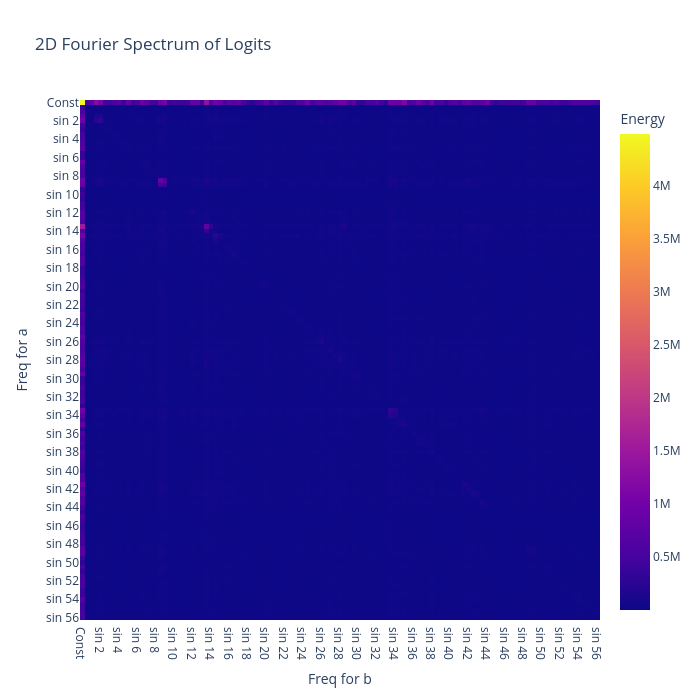

Notebook code cell kept with this figure:
### Code cell
# Compute 2D Fourier transform of the logits
logits_fourier = fft2d(logits_2d)  # Shape: [p, p, p]
print(f"Logits Fourier shape: {logits_fourier.shape}")

# Compute the total energy at each 2D frequency (summed over output logits)
fourier_energy = einops.reduce(logits_fourier.pow(2), "fa fb out -> fa fb", "sum")
print(f"Fourier energy shape: {fourier_energy.shape}")

# Plot 2D Fourier spectrum
fig = px.imshow(
    fourier_energy.cpu().numpy(),
    x=fourier_basis_names,
    y=fourier_basis_names,
    title="2D Fourier Spectrum of Logits",
    labels={"x": "Freq for b", "y": "Freq for a", "color": "Energy"},
    aspect="equal",
)
fig.update_layout(height=700, width=700)
fig.show()

### Figure 1 — Plotly figure (JSON) as saved in the notebook; plotly's stock layout.template omitted (floating-point values rounded to 4 significant figures; data arrays with more than 128 entries replaced by an {"elided": "..."} marker saying what was removed)
{"data": [{"coloraxis": "coloraxis", "hovertemplate": "Freq for b: %{x}<br>Freq for a: %{y}<br>Energy: %{z}<extra></extra>", "name": "0", "type": "heatmap", "x": ["Const", "cos 1", "sin 1", "cos 2", "sin 2", "cos 3", "sin 3", "cos 4", "sin 4", "cos 5", "sin 5", "cos 6", "sin 6", "cos 7", "sin 7", "cos 8", "sin 8", "cos 9", "sin 9", "cos 10", "sin 10", "cos 11", "sin 11", "cos 12", "sin 12", "cos 13", "sin 13", "cos 14", "sin 14", "cos 15", "sin 15", "cos 16", "sin 16", "cos 17", "sin 17", "cos 18", "sin 18", "cos 19", "sin 19", "cos 20", "sin 20", "cos 21", "sin 21", "cos 22", "sin 22", "cos 23", "sin 23", "cos 24", "sin 24", "cos 25", "sin 25", "cos 26", "sin 26", "cos 27", "sin 27", "cos 28", "sin 28", "cos 29", "sin 29", "cos 30", "sin 30", "cos 31", "sin 31", "cos 32", "sin 32", "cos 33", "sin 33", "cos 34", "sin 34", "cos 35", "sin 35", "cos 36", "sin 36", "cos 37", "sin 37", "cos 38", "sin 38", "cos 39", "sin 39", "cos 40", "sin 40", "cos 41", "sin 41", "cos 42", "sin 42", "cos 43", "sin 43", "cos 44", "sin 44", "cos 45", "sin 45", "cos 46", "sin 46", "cos 47", "sin 47", "cos 48", "sin 48", "cos 49", "sin 49", "cos 50", "sin 50", "cos 51", "sin 51", "cos 52", "sin 52", "cos 53", "sin 53", "cos 54", "sin 54", "cos 55", "sin 55", "cos 56", "sin 56"], "xaxis": "x", "y": ["Const", "cos 1", "sin 1", "cos 2", "sin 2", "cos 3", "sin 3", "cos 4", "sin 4", "cos 5", "sin 5", "cos 6", "sin 6", "cos 7", "sin 7", "cos 8", "sin 8", "cos 9", "sin 9", "cos 10", "sin 10", "cos 11", "sin 11", "cos 12", "sin 12", "cos 13", "sin 13", "cos 14", "sin 14", "cos 15", "sin 15", "cos 16", "sin 16", "cos 17", "sin 17", "cos 18", "sin 18", "cos 19", "sin 19", "cos 20", "sin 20", "cos 21", "sin 21", "cos 22", "sin 22", "cos 23", "sin 23", "cos 24", "sin 24", "cos 25", "sin 25", "cos 26", "sin 26", "cos 27", "sin 27", "cos 28", "sin 28", "cos 29", "sin 29", "cos 30", "sin 30", "cos 31", "sin 31", "cos 32", "sin 32", "cos 33", "sin 33", "cos 34", "sin 34", "cos 35", "sin 35", "cos 36", "sin 36", "cos 37", "sin 37", "cos 38", "sin 38", "cos 39", "sin 39", "cos 40", "sin 40", "cos 41", "sin 41", "cos 42", "sin 42", "cos 43", "sin 43", "cos 44", "sin 44", "cos 45", "sin 45", "cos 46", "sin 46", "cos 47", "sin 47", "cos 48", "sin 48", "cos 49", "sin 49", "cos 50", "sin 50", "cos 51", "sin 51", "cos 52", "sin 52", "cos 53", "sin 53", "cos 54", "sin 54", "cos 55", "sin 55", "cos 56", "sin 56"], "yaxis": "y", "z": {"elided": "113x113 float values"}}], "layout": {"coloraxis": {"colorbar": {"title": {"text": "Energy"}}, "colorscale": [[0, "#0d0887"], [0.1111, "#46039f"], [0.2222, "#7201a8"], [0.3333, "#9c179e"], [0.4444, "#bd3786"], [0.5556, "#d8576b"], [0.6667, "#ed7953"], [0.7778, "#fb9f3a"], [0.8889, "#fdca26"], [1, "#f0f921"]]}, "height": 700, "title": {"text": "2D Fourier Spectrum of Logits"}, "width": 700, "xaxis": {"anchor": "y", "constrain": "domain", "domain": [0, 1], "scaleanchor": "y", "title": {"text": "Freq for b"}}, "yaxis": {"anchor": "x", "autorange": "reversed", "constrain": "domain", "domain": [0, 1], "title": {"text": "Freq for a"}}}}
